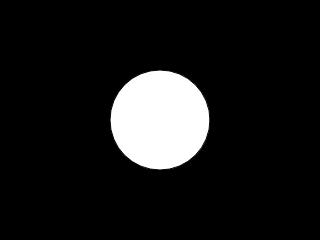
Frame 1 (no input)
Frame 60 (no input): identical to frame 1, image omitted
Frame 120 (the mouse pressed at the canvas centre since frame 60): identical to frame 1, image omitted

The p5.js sketch that drew this single still picture (run headless with seeded random() and noise() and a simulated clock; from frame 60 on, the mouse is pressed at the canvas centre):

// p5.js sketch
// ── sketch.js
function setup() {
  createCanvas(320, 240);
  background(0);
  ellipse(width/2, height/2, 100);
}

function draw() {

}
